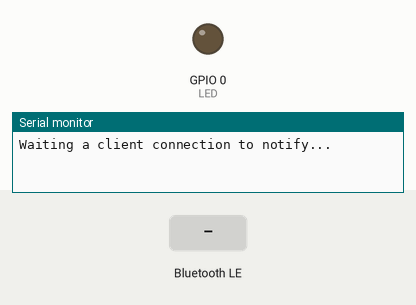
The sketch below on a simulated ESP32. Parts: output pins drawn as LEDs (lit = HIGH), the last lines printed to the serial monitor. Dashed ring = blinking. Inputs (shaded band) come from the test bench. Nothing arrives over Bluetooth unless stated; a phone connects over Bluetooth LE 3 s after start.

Above: at 1.2 s.
1.3 s: Bluetooth LE write "1" received
At 3.9 s:
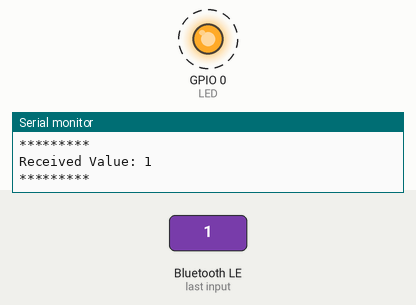
Timing chart, 0 to 10.3 s (numbered marks = the images above; inputs shaded):
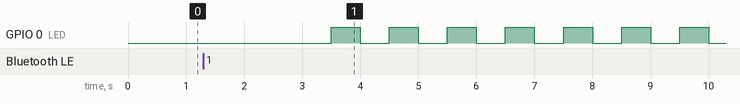

Measured:
- by itself, GPIO 0 (LED): alternates HIGH for 0.50 s and LOW for 0.50 s

The sketch:

BLE_uart.ino
```cpp
/*
    Video: https://www.youtube.com/watch?v=oCMOYS71NIU
    Based on Neil Kolban example for IDF: https://github.com/nkolban/esp32-snippets/blob/master/cpp_utils/tests/BLE%20Tests/SampleNotify.cpp
    Ported to Arduino ESP32 by Evandro Copercini

   Create a BLE server that, once we receive a connection, will send periodic notifications.
   The service advertises itself as: 6E400001-B5A3-F393-E0A9-E50E24DCCA9E
   Has a characteristic of: 6E400002-B5A3-F393-E0A9-E50E24DCCA9E - used for receiving data with "WRITE"
   Has a characteristic of: 6E400003-B5A3-F393-E0A9-E50E24DCCA9E - used to send data with  "NOTIFY"

   The design of creating the BLE server is:
   1. Create a BLE Server
   2. Create a BLE Service
   3. Create a BLE Characteristic on the Service
   4. Create a BLE Descriptor on the characteristic
   5. Start the service.
   6. Start advertising.

   In this example rxValue is the data received (only accessible inside that function).
   And txValue is the data to be sent, in this example just a byte incremented every second.
*/
#include <BLEDevice.h>
#include <BLEServer.h>
#include <BLEUtils.h>
#include <BLE2902.h>

BLEServer *pServer = NULL;
BLECharacteristic * pTxCharacteristic;
bool deviceConnected = false;
bool oldDeviceConnected = false;
uint8_t txValue = 0;
unsigned char LED=0;
bool ledState=0;

char Str1[20];

// See the following for generating UUIDs:
// https://www.uuidgenerator.net/

#define SERVICE_UUID           "6E400001-B5A3-F393-E0A9-E50E24DCCA9E" // UART service UUID
#define CHARACTERISTIC_UUID_RX "6E400002-B5A3-F393-E0A9-E50E24DCCA9E"
#define CHARACTERISTIC_UUID_TX "6E400003-B5A3-F393-E0A9-E50E24DCCA9E"


class MyServerCallbacks: public BLEServerCallbacks {
    void onConnect(BLEServer* pServer) {
      deviceConnected = true;
    };

    void onDisconnect(BLEServer* pServer) {
      deviceConnected = false;
    }
};

class MyCallbacks: public BLECharacteristicCallbacks {
    void onWrite(BLECharacteristic *pCharacteristic) {
      std::string rxValue = pCharacteristic->getValue();

      if (rxValue.length() > 0) {
        Serial.println("*********");
        Serial.print("Received Value: ");
        for (int i = 0; i < rxValue.length(); i++)
          Serial.print(rxValue[i]);

        Serial.println();
        Serial.println("*********");
      }
    }
};

void WriteString2BLE(char *s)
{

  pTxCharacteristic->setValue(s);
  pTxCharacteristic->notify();
}

void setup() {
  Serial.begin(115200);
  pinMode(LED, OUTPUT);
  // Create the BLE Device
  BLEDevice::init("UART Service");

  // Create the BLE Server
  pServer = BLEDevice::createServer();
  pServer->setCallbacks(new MyServerCallbacks());

  // Create the BLE Service
  BLEService *pService = pServer->createService(SERVICE_UUID);

  // Create a BLE Characteristic
  pTxCharacteristic = pService->createCharacteristic(
										CHARACTERISTIC_UUID_TX,
										BLECharacteristic::PROPERTY_NOTIFY
									);

  pTxCharacteristic->addDescriptor(new BLE2902());

  BLECharacteristic * pRxCharacteristic = pService->createCharacteristic(
											 CHARACTERISTIC_UUID_RX,
											BLECharacteristic::PROPERTY_WRITE
										);

  pRxCharacteristic->setCallbacks(new MyCallbacks());

  // Start the service
  pService->start();

  // Start advertising
  pServer->getAdvertising()->start();
  Serial.println("Waiting a client connection to notify...");
  pTxCharacteristic->setValue("Hello World");
}


void loop() {

    if (deviceConnected) {
      WriteString2BLE("PEPE EL DE LOS PALOTES\n");
		  delay(500); // bluetooth stack will go into congestion, if too many packets are sent
      digitalWrite(LED, 1);
      delay(500); // bluetooth stack will go into congestion, if too many packets are sent
      digitalWrite(LED, 0);
	}

    // disconnecting
    if (!deviceConnected && oldDeviceConnected) {
        delay(500); // give the bluetooth stack the chance to get things ready
        pServer->startAdvertising(); // restart advertising
        Serial.println("start advertising");
        oldDeviceConnected = deviceConnected;
        digitalWrite(LED, 0);
    }
    // connecting
    if (deviceConnected && !oldDeviceConnected) {
		// do stuff here on connecting
        oldDeviceConnected = deviceConnected;
    }
}
```
